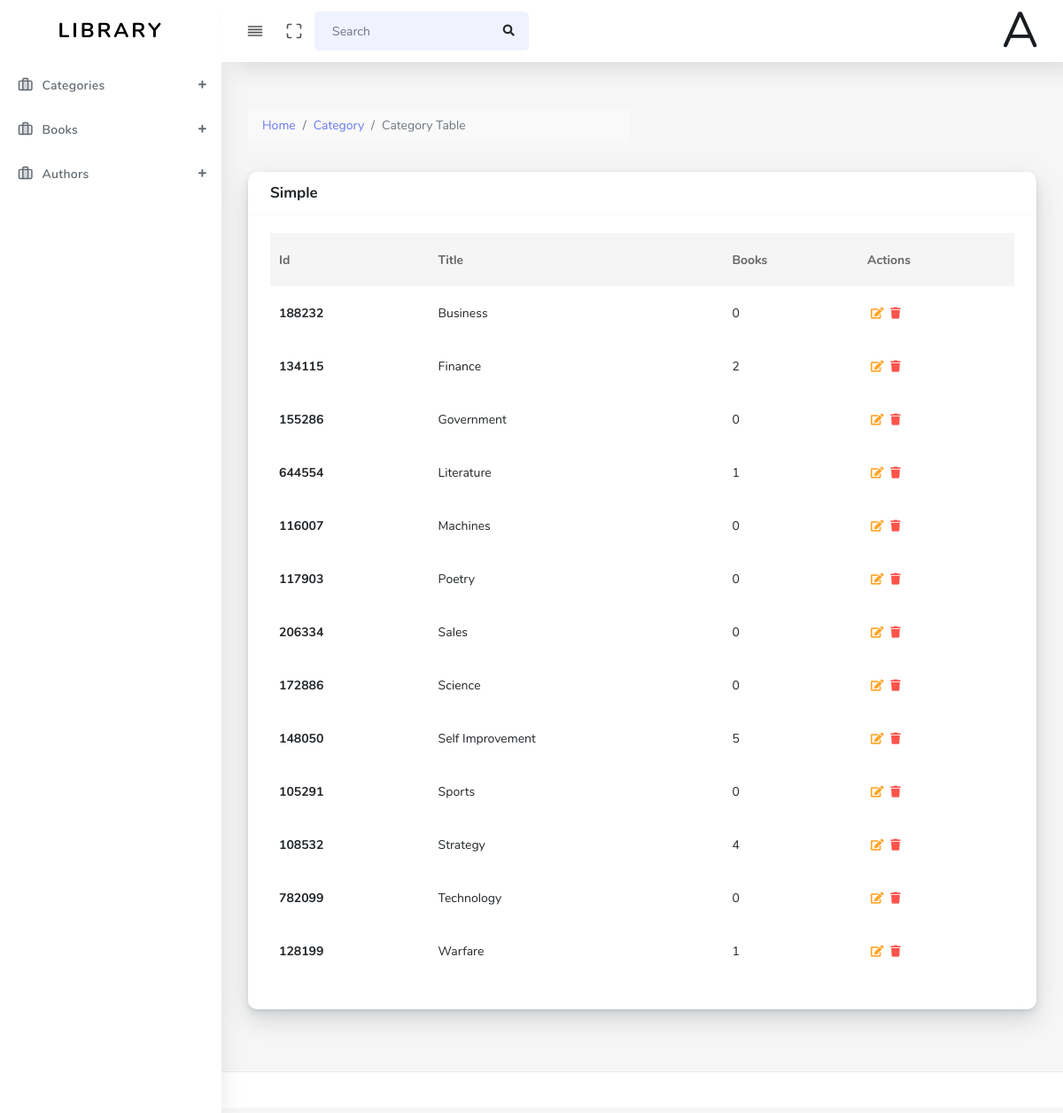
Page /category.php (signed in) on the committed database.
### tables this page shows
CREATE TABLE `categories` (
  `id` varchar(256) NOT NULL,
  `title` varchar(256) NOT NULL,
  `created_at` timestamp NOT NULL DEFAULT current_timestamp(),
  `updated_at` timestamp NULL DEFAULT NULL,
  `is_deleted` tinyint(1) NOT NULL DEFAULT 0,
  `deleted_at` timestamp NULL DEFAULT NULL,
  PRIMARY KEY (`id`)
);

### controllers/category.php (called while the page is built, shortened)
<?php
require_once("./utils/conn.php");
require_once("./utils/category.php");
$conn = connect();
$Category = new Category($conn);
?>

### utils/category.php (called while the page is built, shortened)
<?php
class Category {
  private $connection;
  function __construct($conn)
  {
    $this->connection = $conn;
  }
  function get_categories(){
    $sql = "SELECT title, created_at, id FROM categories WHERE is_deleted='0' ORDER BY title";
    $query = mysqli_query($this->connection, $sql);
    $result = mysqli_fetch_all($query, MYSQLI_ASSOC);
    return $result;
  }
}
?>

### controllers/book.php (called while the page is built, shortened)
<?php
require_once('./utils/conn.php');
require_once('./utils/Book.php');
$Book = new Book($conn);
?>

### utils/Book.php (called while the page is built, shortened)
<?php
class Book {
  private $connection;
  function __construct($conn){
    $this->connection = $conn;
  }
  function get_book_by_category($category){
    $category = mysqli_real_escape_string($this->connection, $category);
    $sql = "SELECT books.title, books.id, books.page, books.image, books.year_of_publication, books_author.id AS author_id, authors.name AS author_name, authors.surname AS author_surname, book_category.id AS category_id, categories.title AS category_title FROM books INNER JOIN books_author ON books.id=books_author.book INNER JOIN authors ON authors.id=books_author.author INNER JOIN book_category ON book_category.book=books.id INNER JOIN categories ON book_category.category=categories.id WHERE book_category.category='$category' AND categories.is_deleted='0' AND books.is_deleted='0' AND authors.is_deleted='0'";
    $query = mysqli_query($this->connection, $sql);
    $result = mysqli_fetch_all($query, MYSQLI_ASSOC);
    return $result;
  }
}

### components/category-table.php (the view)
<?php
require_once("./controllers/category.php");
require_once("./controllers/book.php");
$categories = $Category->get_categories()
?>
<div class="row">
  <div class="col-12 col-md-8 col-lg-12">
    <div class="card">
      <div class="card-header">
        <h4>Simple</h4>
      </div>
      <div class="card-body">
        <table class="table">
          <thead>
            <tr>
              <th scope="col">Id</th>
              <th scope="col">Title</th>
              <th scope="col">Books</th>
              <th scope="col">Actions</th>
            </tr>
          </thead>
          <tbody>
            <?php foreach ($categories as $category) { ?>
              <tr>
                <th scope="row"><?php echo substr($category["id"], 0, 6); ?></th>
                <td><?php echo $category["title"]; ?></td>
                <td><?php echo count($Book->get_book_by_category($category["id"])) ?></td>
                <td>
                  <a class="text-warning" href="create-category.php?category=<?php echo $category["id"]; ?>&title=<?php echo $category["title"] ?>">
                    <span class="fas fa-edit"></span>
                  </a>
                  <a class="text-danger category" data-category="<?php echo $category["id"] ?>">
                    <span class="fas fa-trash category" data-category="<?php echo $category["id"] ?>"></span>
                  </a>
                </td>
              </tr>
            <?php } ?>
          </tbody>
        </table>
      </div>
    </div>
  </div>
</div>

### rows in the picture
categories: id "188232", title "Business", count($Book->get_book_by_category($category["id"])) "0"
categories: id "134115", title "Finance", count($Book->get_book_by_category($category["id"])) "2"
categories: id "155286", title "Government", count($Book->get_book_by_category($category["id"])) "0"
categories: id "644554", title "Literature", count($Book->get_book_by_category($category["id"])) "1"
categories: id "116007", title "Machines", count($Book->get_book_by_category($category["id"])) "0"
categories: id "117903", title "Poetry", count($Book->get_book_by_category($category["id"])) "0"
categories: id "206334", title "Sales", count($Book->get_book_by_category($category["id"])) "0"
categories: id "172886", title "Science", count($Book->get_book_by_category($category["id"])) "0"
categories: id "148050", title "Self Improvement", count($Book->get_book_by_category($category["id"])) "5"
categories: id "105291", title "Sports", count($Book->get_book_by_category($category["id"])) "0"
categories: id "108532", title "Strategy", count($Book->get_book_by_category($category["id"])) "4"
categories: id "782099", title "Technology", count($Book->get_book_by_category($category["id"])) "0"
categories: id "128199", title "Warfare", count($Book->get_book_by_category($category["id"])) "1"
